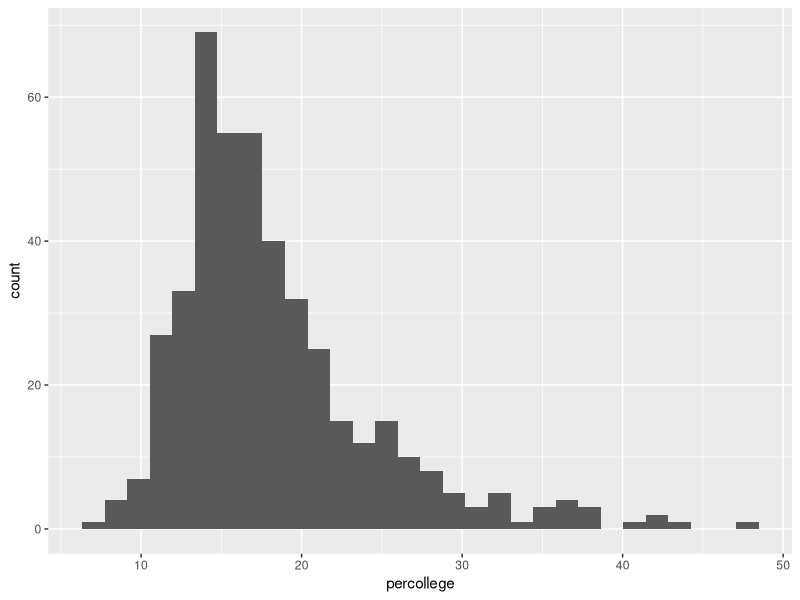
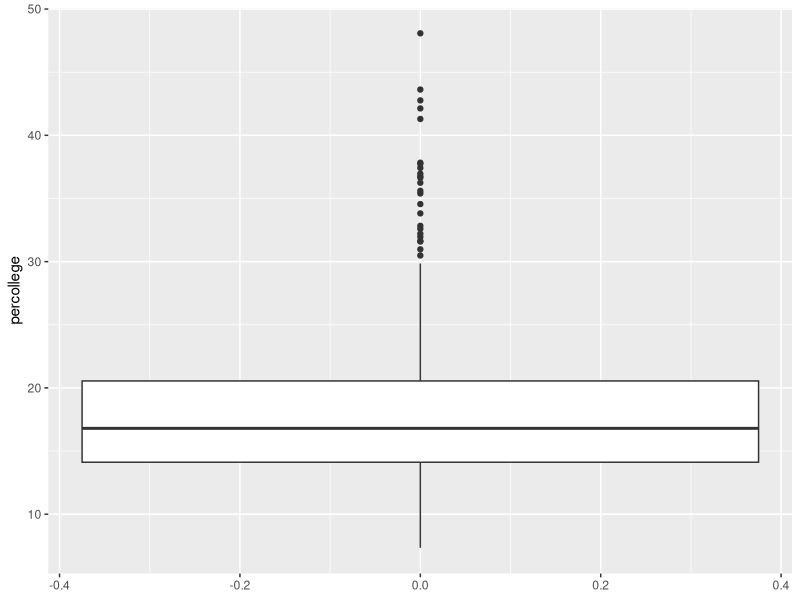

Here is the R script that generated these plots, in order:
## ---- chunk 1
# install package if needed 
# install.packages('ggplot2')
# install.packages('tidyverse')
## ---- chunk 2
# Load R packages
library(ggplot2)
library(tidyverse)

## ---- chunk 3
# Load built-in dataset into the environment
# midwest: a dataset in ggplot2 with demographic information of midwest counties
data(midwest)

midwest

## ---- chunk 4
# Look at the data
head(midwest)

## ---- chunk 5
# Look at the first 10 values in the percollege variable
head(midwest$percollege, 10)

# Get summary statistics of the percollege variable 
summary(midwest$percollege)

# Set plot size
options(repr.plot.width=6, repr.plot.height=3)

# Histogram of percollege (sample distribution)
ggplot(midwest, aes(percollege)) + geom_histogram()

# Boxplot of percollege
ggplot(midwest, aes(percollege)) + geom_boxplot() + coord_flip()

## ---- chunk 6
# One sample t-test for difference in means

# Use t.test function
# Parameters:
# mu: value to be tested against
# paired: paired test or not
# alternative: two.sided, less, or greater
# conf.level: confidence level

# Test the null hypothesis that mean percollege = 25 at 95% confidence level (two-sided)
# alternative hypothesis: true mean is not equal to 25
# null hypothesis has '=', we are using a 2-sided test 
# set alternative to 'two.sided'

t.test(midwest$percollege, mu = 25, paired = FALSE, alternative = 'two.sided', conf.level = 0.95)

# p-value ~ 0, so rej the H0 and conclude that avg % of people who go to college is not 25

## ---- chunk 7
# Test the null hypothesis that mean percollege = 25 at 90% confidence level
# alternative hypothesis: true mean is not equal to 25
# null hypothesis has '=', we are using a 2-sided test

t.test(midwest$percollege, mu = 25, paired = FALSE, alternative = 'two.sided', conf.level = 0.90)

# p-value ~ 0, rej H0 and conclude alternative hypothesis is true: true mean is not equal to 25

## ---- chunk 8
# Test the null hypothesis that mean percollege = 25 at 99% confidence level
# alternative hypothesis: true mean is not equal to 25
# null hypothesis has '=', we are using a 2-sided test

t.test(midwest$percollege, mu = 25, paired = FALSE, alternative = 'two.sided', conf.level = 0.99)

# p-value ~ 0, rej H0 and conclude alternative hypothesis is true: true mean is not equal to 25

# CI is wider because conf level is higher 

## ---- chunk 9
# Test the null hypothesis that mean percollege >= 25 at 95% confidence level
# alternative hypothesis: true mean < 25

t.test(midwest$percollege, mu = 25, paired = FALSE, alternative = 'less', conf.level = 0.95)

# p-value ~ 0, rej H0 and conclude alternative hypothesis is true: true mean is less than 25

## ---- chunk 10
# Test the null hypothesis that mean percollege <= 25 at 95% confidence level
# alternative hypothesis: true mean is greater than 25

t.test(midwest$percollege, mu = 25, paired = FALSE, alternative = 'greater', conf.level = 0.95)

# p-value = 1, don't rej H0 

